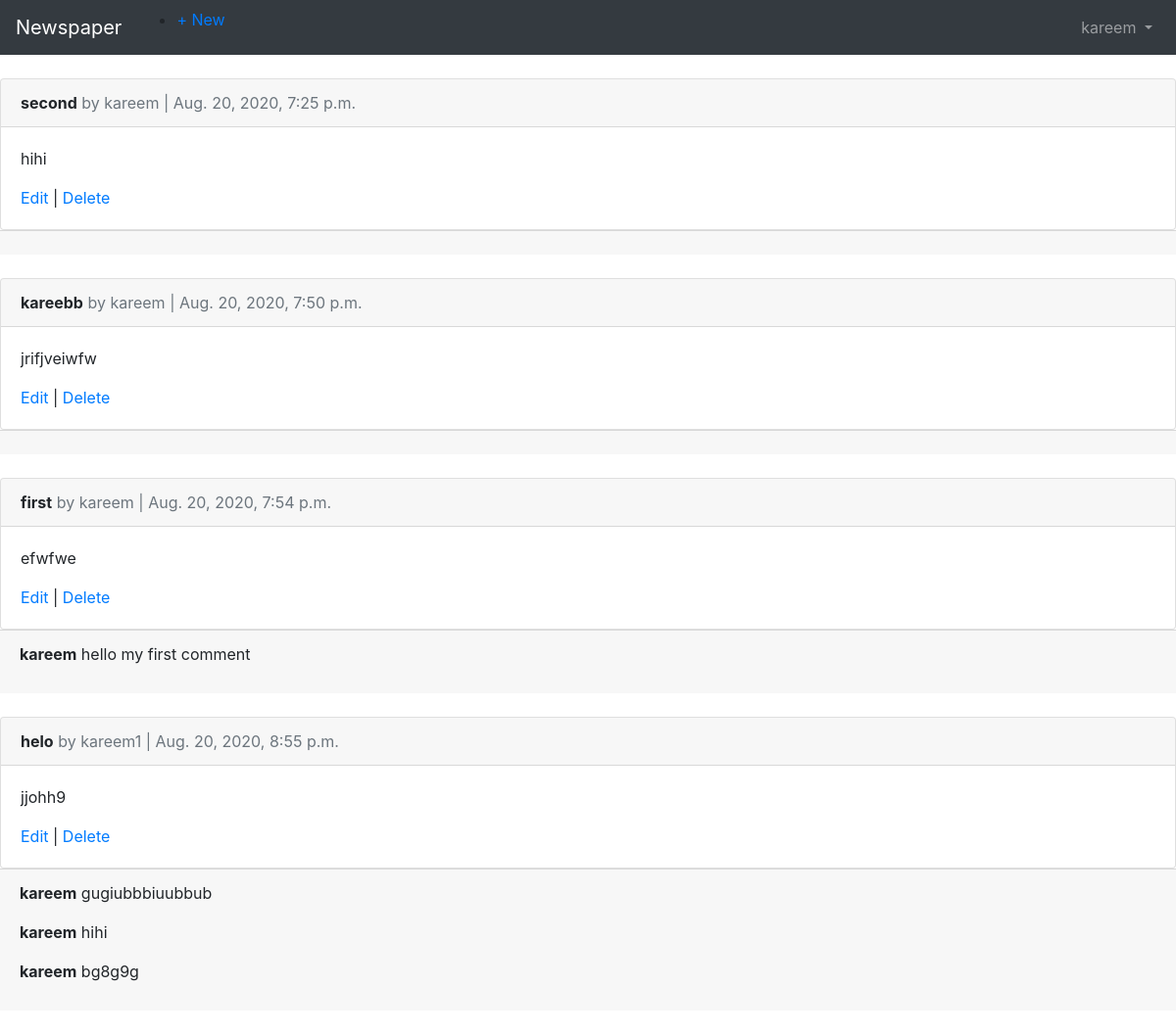
The page /articles/ (signed in) on the database its author committed.
### users/models.py (models this page shows)
class CustomUser(AbstractUser):
	age = models.PositiveIntegerField(null = True , blank=True)

### articles/models.py (models this page shows, shortened)
class Article(models.Model):
	title = models.CharField(max_length=255)
	body = models.TextField()
	date = models.DateTimeField(auto_now_add = True)
	author = models.ForeignKey(get_user_model(), on_delete=models.CASCADE,)

class Comment(models.Model):
	article = models.ForeignKey(Article, on_delete=models.CASCADE, related_name="comments")
	comment = models.CharField(max_length=140)
	author = models.ForeignKey(get_user_model(), on_delete=models.CASCADE)
	def __str__(self):
		return self.comment

### articles/views.py (the view)
# urls.py: path("", ArticleListView.as_view(), name="article_list"),
class ArticleListView(LoginRequiredMixin, ListView):
	model = Article
	template_name = "article_list.html"
	login_url= "login"

### templates/article_list.html (shortened to what this page needs)
{% extends 'base.html' %}
{% block content %}
	{% for article in object_list %}
		<div class="card">
			<div class="card-header">
				<span class="font-weight-bold">{{ article.title }}</span>
				<span class="text-muted"> by {{ article.author }} | {{ article.date }}</span>
			</div>
			<div class="card-body">
				<p>{{article.body}}</p>
				<a href="{% url 'article_edit' article.pk %}">Edit</a> |
				<a href="{% url 'article_delete' article.pk %}">Delete</a>
			</div>
		</div>
		<div class="card-footer">
			{% for comment in article.comments.all %}
				<p>
					<span class="font-weight-bold">{{ comment.author }}</span> {{ comment }}
				</p>
			{% endfor %}
		</div>
	<br>
	{% endfor %}
{% endblock content %}

### templates/base.html (shortened to what this page needs)
<!DOCTYPE html>
<html lang="en">
<head>
    <link rel="stylesheet" href="https://stackpath.bootstrapcdn.com/bootstrap/4.1.3/css/bootstrap.min.css">
</head>
<body>
    <nav class="navbar navbar-expand-md navbar-dark bg-dark mb-4">
      <a class="navbar-brand" href="{% url 'home' %}">Newspaper</a>
        {% if user.is_authenticated %}
          <ul class="nav-item mr-auto">
            <li class="nav-item"><a href="{% url 'article_new' %}">+ New</a></li>
          </ul>
        {% endif %}
      <div class="collapse navbar-collapse" id="navbarCollapse">
        {% if user.is_authenticated %}
          <ul class="navbar-nav ml-auto">
            <li class="nav-item">
              <a class="nav-link dropdown-toggle" href="#" id="userMenu" data-toggle="dropdown" aria-haspopup="true" aria-expanded="false">
                {{ user.username }}
              </a>
            </li>
          </ul>
        {% endif %}
      </div>
    </nav>
    <div>
        {% block content %}
        {% endblock content %}
    </div>
</body>
</html>

### rows shown on the page
CustomUser: username "kareem"
Article: title "second", author "kareem", date "Aug. 20, 2020, 7:25 p.m.", body "hihi"
Article: title "kareebb", author "kareem", date "Aug. 20, 2020, 7:50 p.m.", body "jrifjveiwfw"
Article: title "first", author "kareem", date "Aug. 20, 2020, 7:54 p.m.", body "efwfwe"
Comment: author "kareem", comment "hello my first comment"
Article: title "helo", author "kareem1", date "Aug. 20, 2020, 8:55 p.m.", body "jjohh9"
Comment: author "kareem", comment "gugiubbbiuubbub"
Comment: author "kareem", comment "hihi"
Comment: author "kareem", comment "bg8g9g"
